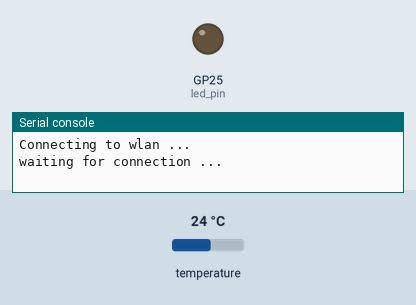
This program was run on a simulated Raspberry Pi Pico running MicroPython. Shown: output pins drawn as LEDs (lit = HIGH), the last lines printed to the serial console. The inputs (shaded band) are chosen by the test bench; at power-on: temperature 24 °C. WiFi joins after 1.5 s; outgoing connections fail.

Above: at 0.1 s.
At 2.1 s:
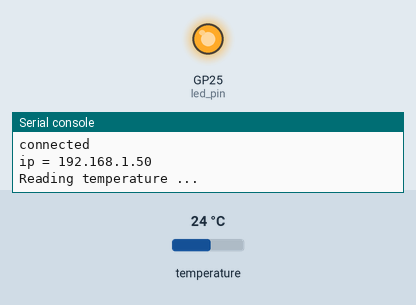
Timing chart, 0 to 3.6 s (numbered marks = the images above):
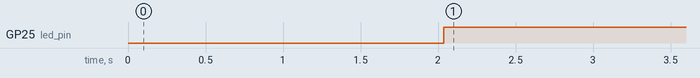

The program:

raspberry-pi-pico-micropython-sensors.py
```python
from machine import Pin
from utime import sleep
import onewire
import ds18x20
import time
import network
import urequests

print("Starting program")

poll_interval_seconds = 60
database_host = "192.168.0.205"
database_port = 9000
table_name = "measurements"
location = "bedroom"

ssid = "XXX"
password = "XXX"
led_pin = Pin("LED", Pin.OUT)
ds_pin = Pin(22)
ds_sensor = ds18x20.DS18X20(onewire.OneWire(ds_pin))

print("Scanning sensors ...")
roms = ds_sensor.scan()
print("Found DS devices: ", roms)

print("Connecting to wlan ...")
wlan = network.WLAN(network.STA_IF)
wlan.active(True)
wlan.connect(ssid, password)

max_wait = 10
while max_wait > 0:
    if wlan.status() < 0 or wlan.status() >= 3:
        break
    max_wait -= 1
    print('waiting for connection ...')
    time.sleep(1)

if wlan.status() != 3:
    raise RuntimeError('network connection failed')
else:
    print('connected')
    status = wlan.ifconfig()
    print( 'ip = ' + status[0] )

def read_temperature():
    # Initialize the sensor
    ds_sensor.convert_temp()
    # Need to wait at least 750 ms before reading the temperature
    time.sleep_ms(750)
    for rom in roms:
        temperature = ds_sensor.read_temp(rom)
        return temperature

URL_RFC_3986 = {
"!": "%21", "#": "%23", "$": "%24", "&": "%26", "'": "%27", "(": "%28", ")": "%29", "*": "%2A", "+": "%2B",
",": "%2C", "/": "%2F", ":": "%3A", ";": "%3B", "=": "%3D", "?": "%3F", "@": "%40", "[": "%5B", "]": "%5D",
' ': '%20',
}

def url_encoder(b):
    if type(b)==bytes:
        b = b.decode(encoding="utf-8") #byte can't insert many utf8 charaters
    result = bytearray() #bytearray: rw, bytes: read-only
    for i in b:
        if i in URL_RFC_3986:
            for j in URL_RFC_3986[i]:
                result.append(ord(j))
            continue
        i = bytes(i, "utf-8")
        if len(i)==1:
            result.append(ord(i))
        else:
            for c in i:
                c = hex(c)[2:].upper()
                result.append(ord("%"))
                result.append(ord(c[0:1]))
                result.append(ord(c[1:2]))
    result = result.decode("ascii")
    return result

def http_get(url):
    import socket
    _, _, host, path = url.split('/', 3)
    hostname, port = host.split(':', 2)
    addr = socket.getaddrinfo(hostname, int(port))[0][-1]
    s = socket.socket()
    s.connect(addr)
    s.send(bytes('GET /%s HTTP/1.0\r\nHost: %s\r\n\r\n' % (path, host), 'utf8'))
    data = s.recv(256)
    print(str(data, 'utf8'))
    s.close()

def send_reading(temperature):
    sql_query = "INSERT INTO {} (location, temperature, humidity, pressure, timestamp) VALUES ('{}', {}, null, null, now());".format(table_name, location, temperature)
    url = "http://" + database_host + ":" + str(database_port) + "/exec?fmt=json&query=" + url_encoder(sql_query)
    http_get(url);

while True:
    try:
        print("Reading temperature ...")
        led_pin.on()
        temperature = read_temperature()
        print(temperature)
        print("Sending measurement ...")
        send_reading(temperature)
        print("Done.")
        led_pin.off()
        time.sleep(poll_interval_seconds)
    except:
        pass

print("Program ended")
```

Measured:
- by itself, GP25 (led_pin): LOW → HIGH at 2.0 s
